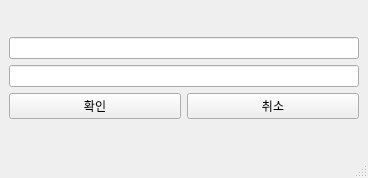
<?xml version="1.0" encoding="UTF-8"?>
<ui version="4.0">
 <class>MainWindow</class>
 <widget class="QMainWindow" name="MainWindow">
  <property name="geometry">
   <rect>
    <x>0</x>
    <y>0</y>
    <width>368</width>
    <height>178</height>
   </rect>
  </property>
  <property name="windowTitle">
   <string>MainWindow</string>
  </property>
  <widget class="QWidget" name="centralwidget">
   <layout class="QGridLayout" name="gridLayout_2">
    <item row="0" column="0">
     <layout class="QGridLayout" name="gridLayout">
      <item row="0" column="0" colspan="2">
       <widget class="QLineEdit" name="LE_prev"/>
      </item>
      <item row="1" column="0" colspan="2">
       <widget class="QLineEdit" name="LE_new"/>
      </item>
      <item row="2" column="0">
       <widget class="QPushButton" name="BTN_confirm">
        <property name="text">
         <string>확인</string>
        </property>
       </widget>
      </item>
      <item row="2" column="1">
       <widget class="QPushButton" name="BTN_cancel">
        <property name="text">
         <string>취소</string>
        </property>
       </widget>
      </item>
     </layout>
    </item>
   </layout>
  </widget>
  <widget class="QMenuBar" name="menubar">
   <property name="geometry">
    <rect>
     <x>0</x>
     <y>0</y>
     <width>368</width>
     <height>22</height>
    </rect>
   </property>
  </widget>
  <widget class="QStatusBar" name="statusbar"/>
 </widget>
 <resources/>
 <connections/>
</ui>
